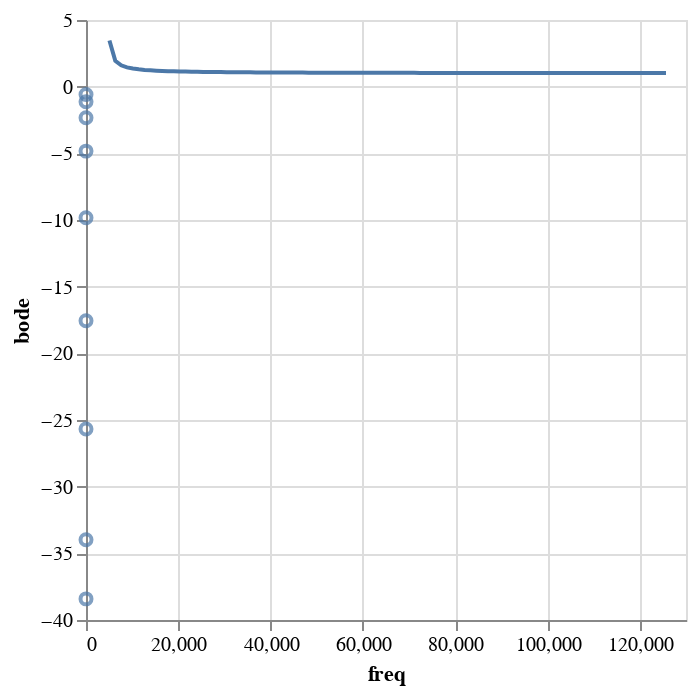

The cell this chart's notebook holds for it:
### Code cell
def bode_ganho_vr(list_freq,A_vc,A_vg):
    data = pd.DataFrame()
    data["freq"] = np.log10(list_freq)
    lista_bode = []
    for i in range(len(list_freq)):
        lista_bode.append(20 * np.log10(1- A_vc[i]/A_vg[i]))
    data["bode"] = lista_bode
    return data


def bode_vr_rc(freq):
    result = pd.DataFrame()
    result["freq"] = 2 * np.pi * np.array(freq)
    def func(w):
        return 1/(np.sqrt(1-1/(w*2160*0.0000000995)))
    result["bode"] = func(result["freq"])
    return result

a = bode_ganho_vr(frequencia_rc,amplitude_vc_rc,amplitude_vg_rc)
b = bode_vr_rc(np.linspace(0,20000,100))

graph1 = alt.Chart(a).mark_point().encode(
    x = "freq",
    y = "bode"
)

graph2 = alt.Chart(b).mark_line().encode(
    x = "freq:Q",
    y = "bode:Q"
)

graph1
graph2 + graph1

### Figure 1 — Vega-Lite specification as saved in the notebook (floating-point values rounded to 4 significant figures)
{"config": {"view": {"continuousWidth": 300, "continuousHeight": 300}}, "layer": [{"data": {"name": "data-07ee8165993b7bd8f8b70d31448a92fc"}, "mark": {"type": "line"}, "encoding": {"x": {"field": "freq", "type": "quantitative"}, "y": {"field": "bode", "type": "quantitative"}}}, {"data": {"name": "data-b9ba919fd40978c1468643ea3a755cc8"}, "mark": {"type": "point"}, "encoding": {"x": {"field": "freq", "type": "quantitative"}, "y": {"field": "bode", "type": "quantitative"}}}], "$schema": "https://vega.github.io/schema/vega-lite/v5.20.1.json", "datasets": {"data-07ee8165993b7bd8f8b70d31448a92fc": [{"freq": 0.0, "bode": null}, {"freq": 1269.0, "bode": null}, {"freq": 2539.0, "bode": null}, {"freq": 3808.0, "bode": null}, {"freq": 5077.0, "bode": 3.459}, {"freq": 6347.0, "bode": 1.936}, {"freq": 7616.0, "bode": 1.603}, {"freq": 8885.0, "bode": 1.449}, {"freq": 10150.0, "bode": 1.359}, {"freq": 11420.0, "bode": 1.299}, {"freq": 12690.0, "bode": 1.256}, {"freq": 13960.0, "bode": 1.225}, {"freq": 15230.0, "bode": 1.2}, {"freq": 16500.0, "bode": 1.18}, {"freq": 17770.0, "bode": 1.164}, {"freq": 19040.0, "bode": 1.15}, {"freq": 20310.0, "bode": 1.139}, {"freq": 21580.0, "bode": 1.129}, {"freq": 22850.0, "bode": 1.121}, {"freq": 24120.0, "bode": 1.113}, {"freq": 25390.0, "bode": 1.107}, {"freq": 26660.0, "bode": 1.101}, {"freq": 27930.0, "bode": 1.095}, {"freq": 29190.0, "bode": 1.091}, {"freq": 30460.0, "bode": 1.086}, {"freq": 31730.0, "bode": 1.083}, {"freq": 33000.0, "bode": 1.079}, {"freq": 34270.0, "bode": 1.076}, {"freq": 35540.0, "bode": 1.073}, {"freq": 36810.0, "bode": 1.07}, {"freq": 38080.0, "bode": 1.067}, {"freq": 39350.0, "bode": 1.065}, {"freq": 40620.0, "bode": 1.063}, {"freq": 41890.0, "bode": 1.061}, {"freq": 43160.0, "bode": 1.059}, {"freq": 44430.0, "bode": 1.057}, {"freq": 45700.0, "bode": 1.055}, {"freq": 46970.0, "bode": 1.054}, {"freq": 48230.0, "bode": 1.052}, {"freq": 49500.0, "bode": 1.051}, {"freq": 50770.0, "bode": 1.049}, {"freq": 52040.0, "bode": 1.048}, {"freq": 53310.0, "bode": 1.047}, {"freq": 54580.0, "bode": 1.046}, {"freq": 55850.0, "bode": 1.044}, {"freq": 57120.0, "bode": 1.043}, {"freq": 58390.0, "bode": 1.042}, {"freq": 59660.0, "bode": 1.041}, {"freq": 60930.0, "bode": 1.041}, {"freq": 62200.0, "bode": 1.04}, {"freq": 63470.0, "bode": 1.039}, {"freq": 64740.0, "bode": 1.038}, {"freq": 66010.0, "bode": 1.037}, {"freq": 67270.0, "bode": 1.036}, {"freq": 68540.0, "bode": 1.036}, {"freq": 69810.0, "bode": 1.035}, {"freq": 71080.0, "bode": 1.034}, {"freq": 72350.0, "bode": 1.034}, {"freq": 73620.0, "bode": 1.033}, {"freq": 74890.0, "bode": 1.033}, {"freq": 76160.0, "bode": 1.032}, {"freq": 77430.0, "bode": 1.031}, {"freq": 78700.0, "bode": 1.031}, {"freq": 79970.0, "bode": 1.03}, {"freq": 81240.0, "bode": 1.03}, {"freq": 82510.0, "bode": 1.029}, {"freq": 83780.0, "bode": 1.029}, {"freq": 85050.0, "bode": 1.029}, {"freq": 86310.0, "bode": 1.028}, {"freq": 87580.0, "bode": 1.028}, {"freq": 88850.0, "bode": 1.027}, {"freq": 90120.0, "bode": 1.027}, {"freq": 91390.0, "bode": 1.026}, {"freq": 92660.0, "bode": 1.026}, {"freq": 93930.0, "bode": 1.026}, {"freq": 95200.0, "bode": 1.025}, {"freq": 96470.0, "bode": 1.025}, {"freq": 97740.0, "bode": 1.025}, {"freq": 99010.0, "bode": 1.024}, {"freq": 100300.0, "bode": 1.024}, {"freq": 101500.0, "bode": 1.024}, {"freq": 102800.0, "bode": 1.023}, {"freq": 104100.0, "bode": 1.023}, {"freq": 105400.0, "bode": 1.023}, {"freq": 106600.0, "bode": 1.023}, {"freq": 107900.0, "bode": 1.022}, {"freq": 109200.0, "bode": 1.022}, {"freq": 110400.0, "bode": 1.022}, {"freq": 111700.0, "bode": 1.022}, {"freq": 113000.0, "bode": 1.021}, {"freq": 114200.0, "bode": 1.021}, {"freq": 115500.0, "bode": 1.021}, {"freq": 116800.0, "bode": 1.021}, {"freq": 118000.0, "bode": 1.02}, {"freq": 119300.0, "bode": 1.02}, {"freq": 120600.0, "bode": 1.02}, {"freq": 121900.0, "bode": 1.02}, {"freq": 123100.0, "bode": 1.019}, {"freq": 124400.0, "bode": 1.019}, {"freq": 125700.0, "bode": 1.019}], "data-b9ba919fd40978c1468643ea3a755cc8": [{"freq": 1.665, "bode": -38.42}, {"freq": 1.966, "bode": -33.98}, {"freq": 2.267, "bode": -25.68}, {"freq": 2.568, "bode": -17.55}, {"freq": 2.869, "bode": -9.827}, {"freq": 3.17, "bode": -4.834}, {"freq": 3.471, "bode": -2.336}, {"freq": 3.772, "bode": -1.135}, {"freq": 4.073, "bode": -0.5841}]}}
